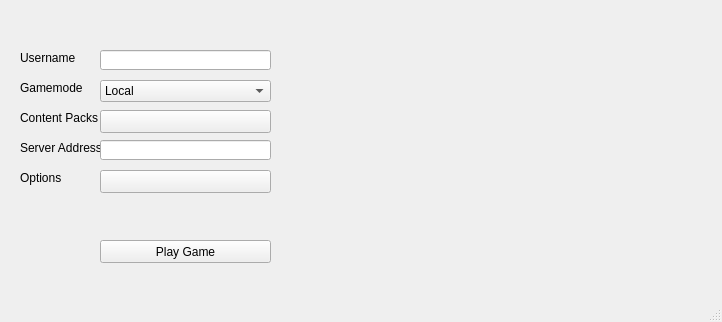
<?xml version="1.0" encoding="UTF-8"?>
<ui version="4.0">
 <class>MainWindow</class>
 <widget class="QMainWindow" name="MainWindow">
  <property name="geometry">
   <rect>
    <x>0</x>
    <y>0</y>
    <width>722</width>
    <height>322</height>
   </rect>
  </property>
  <property name="windowTitle">
   <string>Toontown Launcher</string>
  </property>
  <widget class="QWidget" name="centralwidget">
   <widget class="QComboBox" name="option">
    <property name="geometry">
     <rect>
      <x>100</x>
      <y>80</y>
      <width>171</width>
      <height>22</height>
     </rect>
    </property>
    <item>
     <property name="text">
      <string>Local</string>
     </property>
    </item>
    <item>
     <property name="text">
      <string>Server</string>
     </property>
    </item>
   </widget>
   <widget class="QLabel" name="label">
    <property name="geometry">
     <rect>
      <x>20</x>
      <y>80</y>
      <width>81</width>
      <height>16</height>
     </rect>
    </property>
    <property name="text">
     <string>Gamemode</string>
    </property>
   </widget>
   <widget class="QLabel" name="label_2">
    <property name="geometry">
     <rect>
      <x>20</x>
      <y>50</y>
      <width>81</width>
      <height>16</height>
     </rect>
    </property>
    <property name="text">
     <string>Username</string>
    </property>
   </widget>
   <widget class="QLineEdit" name="name">
    <property name="geometry">
     <rect>
      <x>100</x>
      <y>50</y>
      <width>171</width>
      <height>20</height>
     </rect>
    </property>
   </widget>
   <widget class="QLabel" name="label_3">
    <property name="geometry">
     <rect>
      <x>20</x>
      <y>140</y>
      <width>81</width>
      <height>16</height>
     </rect>
    </property>
    <property name="text">
     <string>Server Address</string>
    </property>
   </widget>
   <widget class="QLineEdit" name="IP">
    <property name="geometry">
     <rect>
      <x>100</x>
      <y>140</y>
      <width>171</width>
      <height>20</height>
     </rect>
    </property>
   </widget>
   <widget class="QPushButton" name="playButton">
    <property name="geometry">
     <rect>
      <x>100</x>
      <y>240</y>
      <width>171</width>
      <height>23</height>
     </rect>
    </property>
    <property name="text">
     <string>Play Game</string>
    </property>
   </widget>
   <widget class="QPushButton" name="cp">
    <property name="geometry">
     <rect>
      <x>100</x>
      <y>110</y>
      <width>171</width>
      <height>23</height>
     </rect>
    </property>
    <property name="text">
     <string/>
    </property>
   </widget>
   <widget class="QLabel" name="label_4">
    <property name="geometry">
     <rect>
      <x>20</x>
      <y>110</y>
      <width>81</width>
      <height>16</height>
     </rect>
    </property>
    <property name="text">
     <string>Content Packs</string>
    </property>
   </widget>
   <widget class="QLabel" name="label_5">
    <property name="geometry">
     <rect>
      <x>20</x>
      <y>170</y>
      <width>81</width>
      <height>16</height>
     </rect>
    </property>
    <property name="text">
     <string>Options</string>
    </property>
   </widget>
   <widget class="QPushButton" name="options_menu">
    <property name="geometry">
     <rect>
      <x>100</x>
      <y>170</y>
      <width>171</width>
      <height>23</height>
     </rect>
    </property>
    <property name="text">
     <string/>
    </property>
   </widget>
  </widget>
  <widget class="QMenuBar" name="menubar">
   <property name="geometry">
    <rect>
     <x>0</x>
     <y>0</y>
     <width>722</width>
     <height>21</height>
    </rect>
   </property>
  </widget>
  <widget class="QStatusBar" name="statusbar"/>
 </widget>
 <resources/>
 <connections/>
</ui>
